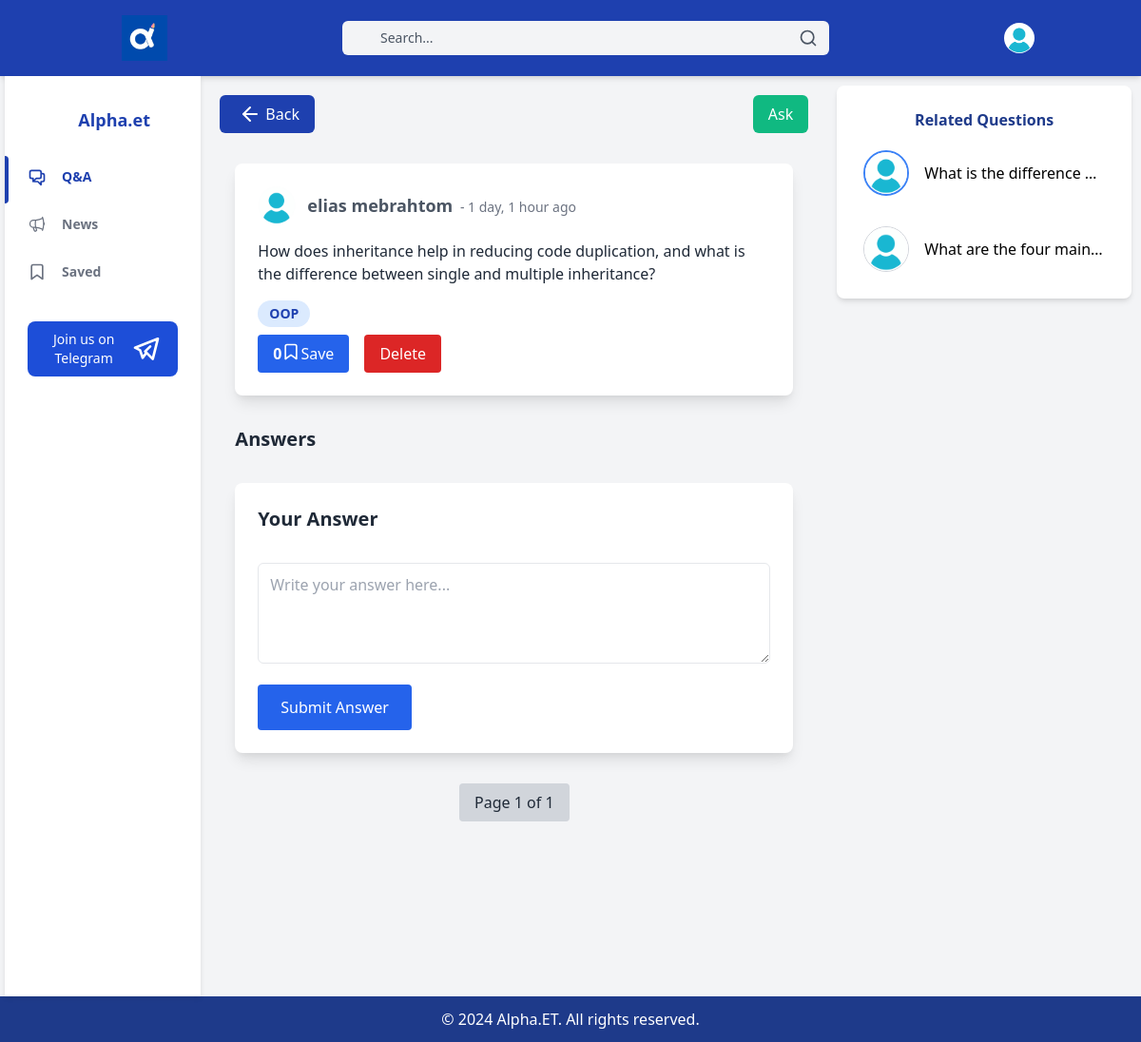
Page /questions/2/ (signed in) on the committed database.
### alpha/models.py (models this page shows, shortened)
class Questions(models.Model):
    department = models.ForeignKey(Department, on_delete=models.CASCADE)
    course = models.ForeignKey(Course, on_delete=models.CASCADE)
    user = models.ForeignKey(CustomUser, on_delete=models.CASCADE)
    question = models.CharField(max_length=2000)
    date = models.DateTimeField(auto_now_add=True)
    hashtags = models.ManyToManyField(HashTag, blank=True)

class CustomUser(AbstractUser):
    username = None
    first_name = models.CharField(max_length=200)
    last_name = models.CharField(max_length=200)
    profile_pic = models.ImageField(null=True, blank=True, upload_to='profile_pics')
    email = models.EmailField(unique=True)
    department = models.ForeignKey(Department, on_delete=models.CASCADE, null=True)  # Make department nullable
    status = models.CharField(max_length=20, default="freemium", choices=[('admin', 'Admin'), ('premium', 'Premium'),('pending','Pending'), ('freemium', 'Freemium')])
    objects = CustomUserManager()
    USERNAME_FIELD = 'email'
    REQUIRED_FIELDS = []

class Course(models.Model):
    department = models.ForeignKey(Department, on_delete=models.CASCADE)
    course = models.CharField(max_length=300)
    def __str__(self):
        return self.course

### alpha/views.py (the view, shortened to what this page needs)
# urls.py: path('questions/<int:pk>/', QuestionDetailView.as_view(), name='question-detail'),
@method_decorator(payment_switch_required, name='dispatch')
class QuestionDetailView(View):
    def get(self, request, pk):
        nav = 'qa'
        courses=Course.objects.filter(department=request.user.department)
        question = Questions.objects.get(pk=pk)
        related_questions=Questions.objects.filter(department=request.user.department,course=question.course).exclude(pk=pk).order_by('-date')[:10]
        answers = Answers.objects.filter(question=question).annotate(
    num_likes=Count('likes'),
    num_replies=Count('replies')
).annotate(
    total_likes_and_replies=ExpressionWrapper(
        F('num_likes') + F('num_replies'),
        output_field=IntegerField()
    )
).order_by('-total_likes_and_replies','num_likes', '-date')
        paginator = Paginator(answers, 5)
        page_number = request.GET.get('page')
        page_obj = paginator.get_page(page_number)
        is_saved = SavedQuestion.objects.filter(user=request.user, question=question).exists()
        num_saved_users = SavedQuestion.objects.filter(question=question).count()
        return render(request, 'questions/question_detail.html', {
            'question': question,
            'page_obj': page_obj,
            'is_saved': is_saved,
            'num_saved_users': num_saved_users,
            'nav': nav,
            'related_questions':related_questions,
            'courses':courses,
        })

### alpha/views.py (called while the page is built)
def payment_switch_required(view_func):
    @wraps(view_func)
    def _wrapped_view(request, *args, **kwargs):
        payment_switch = PaymentSwitch.objects.first()  # Assuming there's only one switch
        if payment_switch.is_on:
            user = request.user
            if user.is_authenticated:
                if user.status == 'freemium':
                    return redirect('pricing')
                elif user.status == 'pending':
                    return redirect('pending')
                elif user.status in ['premium', 'admin']:
                    return view_func(request, *args, **kwargs)
            else:
                return redirect("login")
        else:
            return view_func(request, *args, **kwargs)
    return _wrapped_view

### templates/questions/question_detail.html (shortened to what this page needs)
{% extends 'base/base.html' %} {% load static %} {% block main_content %}
<article class="main">
  <div class="flex justify-between items-center mb-4">
    <a href="{% url 'questions' %}">
      <button
        class="bg-blue-800 text-white rounded-md px-4 py-2 hi=over:bg-blue-900 transition flex"
      >
      <svg class="h-6 w-8 py-1.2 text-white"  viewBox="0 0 24 24"  fill="none"  stroke="currentColor"  stroke-width="2"  stroke-linecap="round"  stroke-linejoin="round">  <line x1="19" y1="12" x2="5" y2="12" />  <polyline points="12 19 5 12 12 5" /></svg>
         Back
      </button></a
    >
    <button
      class="bg-green-500 text-white rounded-md px-4 py-2 hover:bg-green-700 transition"
      onclick="openModal('modal')"
    >
      Ask
    </button>
  </div>
  <div class="container mx-auto mt-8 px-4">
    <div class="bg-white shadow-lg rounded-lg mb-8 p-6">
      <div class="flex items-center text-sm text-gray-600 mb-4">
        <img
          src="{% if question.user.profile_pic %}{{ question.user.profile_pic.url }}{% else %} {% static 'no_profile_pics/profile.jpg' %}{% endif %}"
          alt="{{ question.user.first_name }}"
          class="w-10 h-10 rounded-full mr-3"
        />
        <div>
          <span class="font-semibold text-lg"
            >{{ question.user.first_name }} {{ question.user.last_name }}</span
          >
          <span class="text-gray-500 text-sm ml-1"
            >- {{ question.date|timesince }} ago</span
          >
        </div>
      </div>
      <h3 class="text-md  text-gray-800 mb-4">
        {{ question.question }}
      </h3>
      <span class=" p-4 inline-block bg-blue-100 text-blue-800 px-3 py-1 text-sm font-semibold rounded-full mr-2 mb-2">{{ question.course }}</span>
      <div class="flex space-x-4">
        <form method="post" action="{% url 'question-detail' question.id  %}">
          <button
            type="submit"
            class=" flex bg-blue-600 text-white px-4 py-2 rounded hover:bg-blue-700 focus:outline-none"
          >
           <span class="text-white font-bold">{{num_saved_users}}</span> {% if is_saved %}
            <svg class="h-5 w-5 "  viewBox="0 0 24 24"  fill="white"  stroke="currentColor"  stroke-width="2"  stroke-linecap="round"  stroke-linejoin="round">  <path d="M19 21l-7-5-7 5V5a2 2 0 0 1 2-2h10a2 2 0 0 1 2 2z" /></svg> Saved
            {% else %}
            <svg class="h-5 w-5 "  viewBox="0 0 24 24"  fill="none"  stroke="currentColor"  stroke-width="2"  stroke-linecap="round"  stroke-linejoin="round">  <path d="M19 21l-7-5-7 5V5a2 2 0 0 1 2-2h10a2 2 0 0 1 2 2z" /></svg> Save
            {%endif %}
          </button>
        </form>
        {% if question.user == request.user %}
        <form method="post" action="{% url 'question-detail' question.id  %}">
          <button
            type="submit"
            class="bg-red-600 text-white px-4 py-2 rounded hover:bg-red-700 focus:outline-none"
          >
            Delete
          </button>
        </form>
        {% endif %}
      </div>
    </div>
    <div class="mb-8">
      <h3 class="text-xl font-bold text-gray-800 mb-6">Answers</h3>
    </div>
    <div class="bg-white shadow-lg rounded-lg mb-8 p-6">
      <h3 class="text-xl font-bold text-gray-800 mb-4">Your Answer</h3>
      <form
        method="post"
        action="{% url 'question-detail' question.id %}"
        class="space-y-4"
      >
        <textarea
          name="answer"
          rows="4"
          class="w-full border rounded-md p-3 text-gray-700 leading-tight focus:outline-none focus:shadow-outline"
          placeholder="Write your answer here..."
        ></textarea>
        <button
          type="submit"
          class="bg-blue-600 text-white px-6 py-3 rounded hover:bg-blue-700 focus:outline-none"
        >
          Submit Answer
        </button>
      </form>
    </div>
    <div class="flex justify-center items-center space-x-2">
      <span class="px-4 py-2 bg-gray-300 text-gray-800 rounded"
        >Page {{ page_obj.number }} of {{ page_obj.paginator.num_pages }}</span
      >
    </div>
  </div>
</article>
<aside class="aside aside2 hidden md:block">
  <div class="bg-white p-4 rounded-lg shadow-md">
    <h1 class="p-2 text-blue-900 font-bold">Related Questions</h1>
    <div class="flex flex-col space-y-2">
      {% if related_questions %}
      <a href="{% url 'question-detail' related_questions.0.id %}" class="flex items-center p-3 rounded-lg hover:bg-gray-100 transition duration-300">
        <img src="{% if related_questions.0.user.profile_pic %}{{ related_questions.0.user.profile_pic.url }}{% else %} {% static 'no_profile_pics/profile.jpg' %}{% endif %}" alt="{{ related_questions.0.user.first_name }}" class="w-12 h-12 rounded-full border-2 border-blue-500 mr-4">
        <p class="truncate">{{ related_questions.0.question|slice:":30" }}</p>
      </a>
      {% endif %}
      {% for related_question in related_questions|slice:"1:" %}
      <a href="{% url 'question-detail' related_question.id %}" class="flex items-center p-3 rounded-lg hover:bg-gray-100 transition duration-300">
        <img src="{% if related_question.user.profile_pic %}{{ related_question.user.profile_pic.url }}{% else %} {% static 'no_profile_pics/profile.jpg' %}{% endif %}" alt="{{ related_question.user.first_name }}" class="w-12 h-12 rounded-full border border-gray-300 mr-4">
        <p class="truncate">{{ related_question.question|slice:":30" }}</p>
      </a>
      {% endfor %}
    </div>
  </div>
</aside>
{% endblock %}

### static/main.css (style rules this page uses)
html, body { margin: 0; padding: 0; }
.wrapper>* { flex: 1 100%; }
.main { text-align: left; border-radius: 8px; max-height: calc(100vh - 56px); overflow-y: auto; margin:10px; padding:10px; }
.aside2 { border-radius: 8px; padding: 10px; }
@media all and (min-width: 768px) { .main { flex: 3; } }
@media all and (min-width: 768px) { .aside2 { order: 2; } }
@media all and (min-width: 768px) { .main { order: 2; } }
@media all and (min-width: 600px) { .aside { flex: 1; } }

### rows in the picture
Questions: user.first_name "elias", user.last_name "mebrahtom", date "1 day, 1 hour", question "How does inheritance help in reducing code duplication, and what is the difference between single and multiple inheritance?", course "OOP"
Questions: question "What is the difference…"
Questions: question "What are the four main…"

### other values in the picture
{{ num_saved_users }} "0"
{{ page_obj.number }} "1"
{{ page_obj.paginator.num_pages }} "1"
